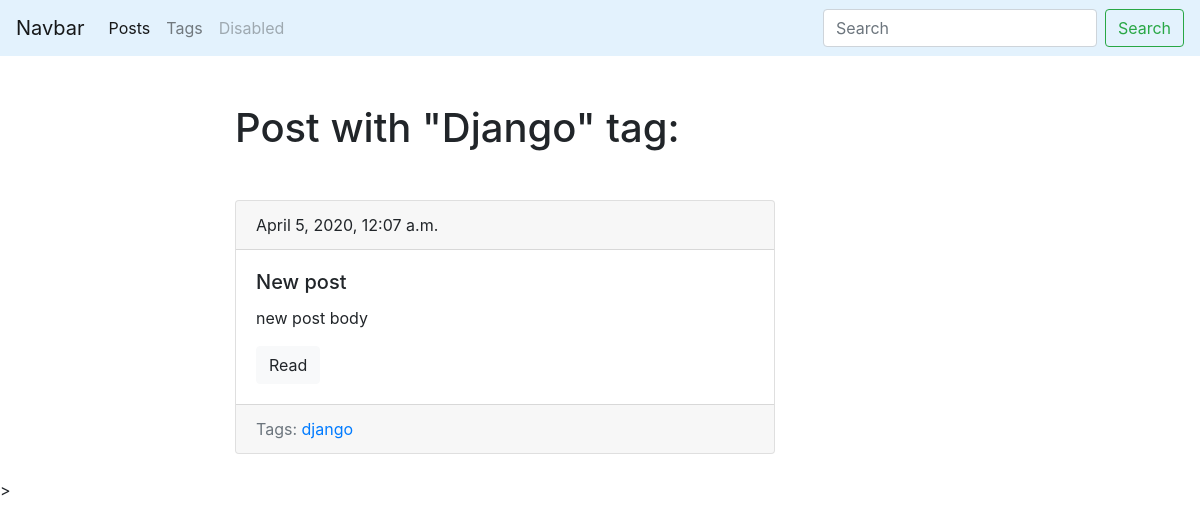
Page /Arizona/tag/django on the committed database.
### Arizona/models.py (models this page shows, shortened)
class Tag(models.Model):
	title = models.CharField(max_length=50)
	slug = models.SlugField(max_length=50, unique=True)
	def get_absolute_url(self):
		return reverse('tag_detail_url', kwargs={'slug':self.slug})

class Post(models.Model):
	title = models.CharField(max_length=150, db_index=True)
	slug = models.SlugField(max_length=150, unique=True)
	body = models.TextField(blank=True, db_index=True)
	tags = models.ManyToManyField('Tag', blank=True, related_name='posts')####This
	date_pub = models.DateTimeField(auto_now_add=True)
	def get_absolute_url(self):
		return reverse('post_detail_url', kwargs={'slug':self.slug})

### Arizona/views.py (the view)
# urls.py: path('tag/<str:slug>', TagDetail.as_view(), name='tag_detail_url')
class TagDetail(ObjectDetailMixin, View):
	model = Tag
	template = 'Arizona/tag_detail.html'

### Arizona/utils.py (called while the page is built)
	def get(self,request,slug):
		obj = get_object_or_404(self.model, slug__iexact=slug)
		return render(request, self.template, context={self.model.__name__.lower(): obj})

### Arizona/templates/Arizona/tag_detail.html (shortened to what this page needs)
{%extends 'Arizona/base_Arizona.html'%}
{% block content%}
<h1 class="mb-5">Post with "{{tag.title|title}}" tag:</h1>
{% for post in tag.posts.all%}
	{% include 'Arizona/includes/post_card_template.html' %}
{% endfor %}
{% endblock %}

### Arizona/templates/Arizona/includes/post_card_template.html
	<div class="card mb-4">
  <div class="card-header">
    {{post.date_pub}}
  </div>
  <div class="card-body">
    <h5 class="card-title">{{post.title}}</h5>
    <p class="card-text">{{post.body|truncatewords:15}}</p>
    <a href="{{post.get_absolute_url}}" class="btn btn-light">Read</a>
  </div>
  <div class="card-footer text-muted">
    Tags:
    {% for tag in post.tags.all%}
    <a href="{{ tag.get_absolute_url}}">{{ tag.title }}</a>
    {% endfor %}
  </div>
</div>

### rows in the picture
Tag: title "Django", title "django"
Post: date_pub "April 5, 2020, 12:07 a.m.", title "New post", body "new post body"
